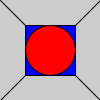
Frame 1 (no input)
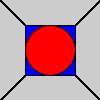
Frame 60 (the mouse pressed at the canvas centre just before this capture)
Frame 120 (the mouse held since frame 60 and released just before this capture): identical to frame 60, image omitted

The Processing sketch that drew these frames (run headless with seeded random() and noise(); from frame 60 on, the mouse is pressed at the canvas centre):

// Processing sketch: processing_127244
// ── processing_127244.pde



void setup() {  //setup function called initially, only once
  
}

void draw() {  //draw function loops 
line(0,0,300,300);
line(100,0,0,100);

fill(0,0,255);
rectMode(CENTER);
rect(50,50,50,50);

fill(255,0,0);
ellipseMode(CENTER); 
ellipse(50, 50, 50, 50);
 
}
